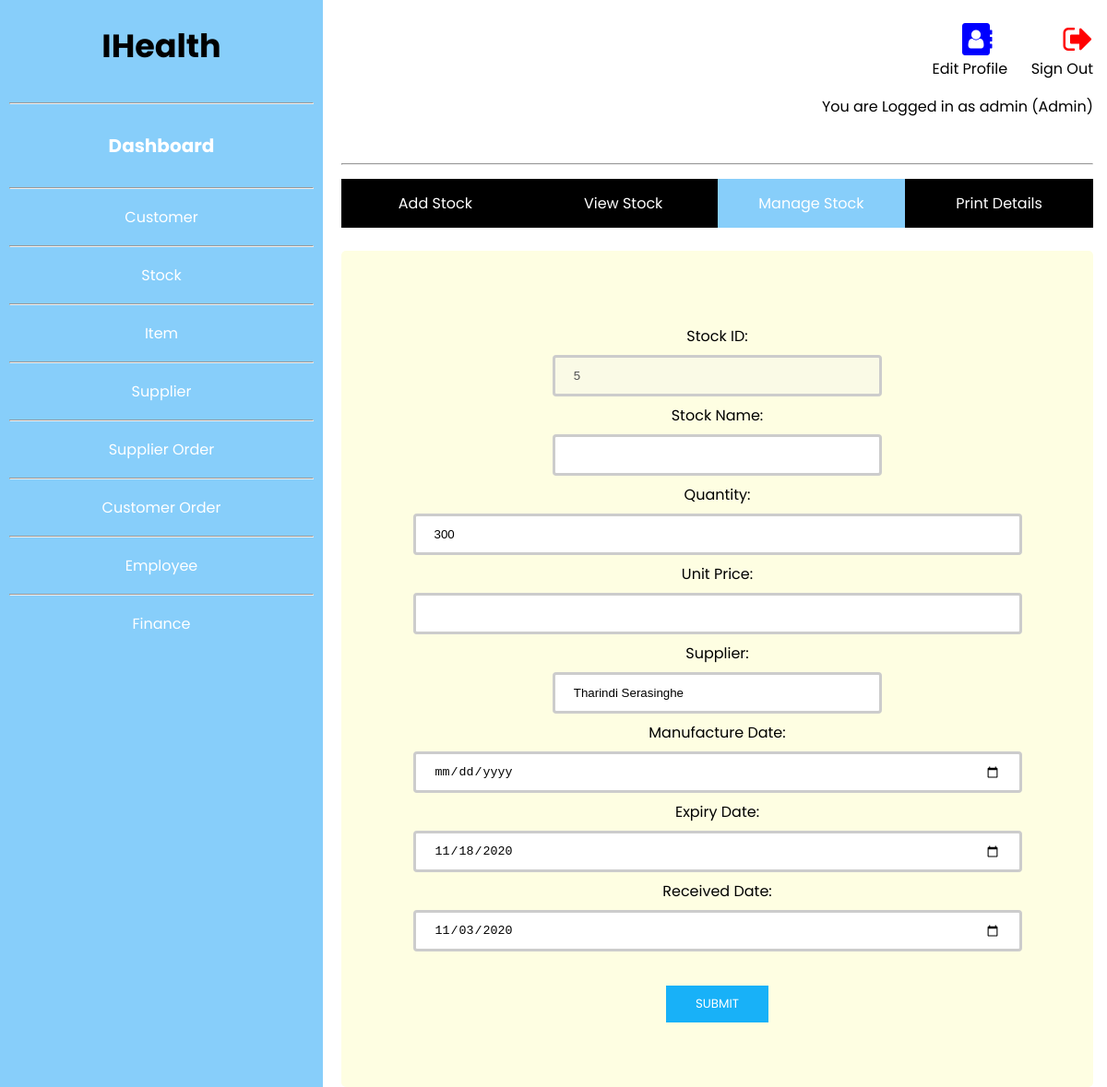
The app's page /src/Stock/updated.php?id=5 (signed in) with its own data.
### tables this page shows
CREATE TABLE `stock` (
  `id` int(11) NOT NULL,
  `quantity` int(11) NOT NULL,
  `price` int(11) NOT NULL,
  `supplier` text NOT NULL,
  `manufdate` int(11) NOT NULL,
  `expdate` date NOT NULL,
  `receivedate` date NOT NULL,
  `adminid` int(11) NOT NULL
);

### src/Stock/updated.php (the view, shortened to what this page needs)
<?php
include_once '../../config/connection.php';
$result = mysqli_query($conn,"SELECT * FROM stock WHERE id='" . $_GET['id'] . "'");
$row= mysqli_fetch_array($result);
?>
<html>
<head>
<link rel="stylesheet" href="css/View.css">
<link rel="stylesheet" href="https://cdnjs.cloudflare.com/ajax/libs/font-awesome/4.7.0/css/font-awesome.min.css">
<link rel="stylesheet" href="../../public/css/manage.css">
</head>
<body>
<?php include('../../public/includes/header.php') ?>
  	<br>
  	<div class="row" style="margin-top: -18px;">
	  <ul>
		  <li><a href="AddStockDetails.php">Add Stock</a></li>
		   <li><a  href="ViewStock.php">View Stock</a></li>
		   <li><a class="active" href="ManageStock.php">Manage Stock</a></li>
		  <li><a href="PrintDetails.php">Print Details</a></li>
		</ul>
  	</div>
  	<br>
  	<div class="row form1">
  		<br>
  		<form name="frmUser" method="post" action="">
		<div style="padding-bottom:5px;">
		</div>
		Stock ID: <br>
		<input type="text" name="id" disabled value="<?php echo $row['id']; ?>">
		<br>
		Stock Name: <br>
		<input type="text" name="name" class="txtField" value="<?php echo $row['name']; ?>">
		<br>
		Quantity: <br>
		<input type="number" name="quantity" min="1" class="txtField" style="width:660px;height:45px;border:3px solid #ccc;border-radius: 4px; padding: 12px 20px;
  			margin: 8px 0;" value="<?php echo $row['quantity']; ?>">
		<br>
		Unit Price:<br>
		<input type="float" name="unit_price" pattern="[0-9]*[.]?[0-9]+" class="txtField" style="width:660px;height:45px;border:3px solid #ccc;border-radius: 4px; padding: 12px 20px;
  			margin: 8px 0;" value="<?php echo $row['unit_price']; ?>">
		<br>
		Supplier: <br>
		<input type="text" name="supplier" class="txtField" value="<?php echo $row['supplier']; ?>">
		<br>
		Manufacture Date: <br>
		<input type="date" name="manufdate" max="<?php echo date("Y-m-d"); ?>" style="width:660px;height:45px;border:3px solid #ccc;border-radius: 4px; padding: 12px 20px;
 			 margin: 8px 0;" class="txtField" value="<?php echo $row['manufdate']; ?>">
		<br>
		Expiry Date: <br>
		<input type="date" name="expdate" style="width:660px;height:45px;border:3px solid #ccc;border-radius: 4px; padding: 12px 20px;
 			 margin: 8px 0;" class="txtField" value="<?php echo $row['expdate']; ?>">
		<br>
		Received Date:<br>
		<input type="date" name="receivedate" max="<?php echo date("Y-m-d"); ?>" style="width:660px;height:45px;border:3px solid #ccc;border-radius: 4px; padding: 12px 20px;
 			 margin: 8px 0;" class="txtField" value="<?php echo $row['receivedate']; ?>">
		<br>
		<br>
		<input type="submit" name="submit" value="Submit" class="buttom">
		</form>
  	</div>
</div>
</body>
</html>

### public/css/View.css (style rules this page uses)
* { box-sizing: border-box; }
body { margin: 0; font-family: 'Poppins', sans-serif; }
input[type=text], select { width: 50%; padding: 12px 20px; margin: 8px 0; display: inline-block; border: 3px solid #ccc; border-radius: 4px; box-sizing: border-box; }
input[type=submit] { background-color: #18b1f8; border: none; color: white; padding: 10px 32px; text-decoration: none; margin: 4px 2px; font-family: 'Poppins', sans-serif; text-transform: uppercase; cursor: pointer; }
.form1 { border-radius: 5px; background-color: #fefee2; padding: 50px; }
ul { list-style-type: none; margin: 0; padding: 0; overflow: hidden; background-color: #000000; }
li { float: left; width:25%; }
li a { display: block; color: white; text-align: center; padding: 14px 16px; text-decoration: none; }
.active { background-color: #87CEFA; }

### public/css/Manage.css (style rules this page uses)
* { box-sizing: border-box; }
body { margin: 0; font-family: 'Poppins', sans-serif; }
input[type=text], select { width: 50%; padding: 12px 20px; margin: 8px 0; display: inline-block; border: 3px solid #ccc; border-radius: 4px; box-sizing: border-box; }
input[type=submit] { background-color: #18b1f8; border: none; color: white; padding: 10px 32px; text-decoration: none; margin: 4px 2px; font-family: 'Poppins', sans-serif; text-transform: uppercase; cursor: pointer; }
.form1 { border-radius: 5px; background-color: #fefee2; padding: 50px; }
ul { list-style-type: none; margin: 0; padding: 0; overflow: hidden; background-color: #000000; }
li { float: left; width:25%; }
li a { display: block; color: white; text-align: center; padding: 14px 16px; text-decoration: none; }
.active { background-color: #87CEFA; }

### records on screen
stock: id "5", quantity "300", supplier "Tharindi Serasinghe", expdate "11/18/2020", receivedate "11/03/2020"

### other values on screen
$_SESSION['name'] "admin"
